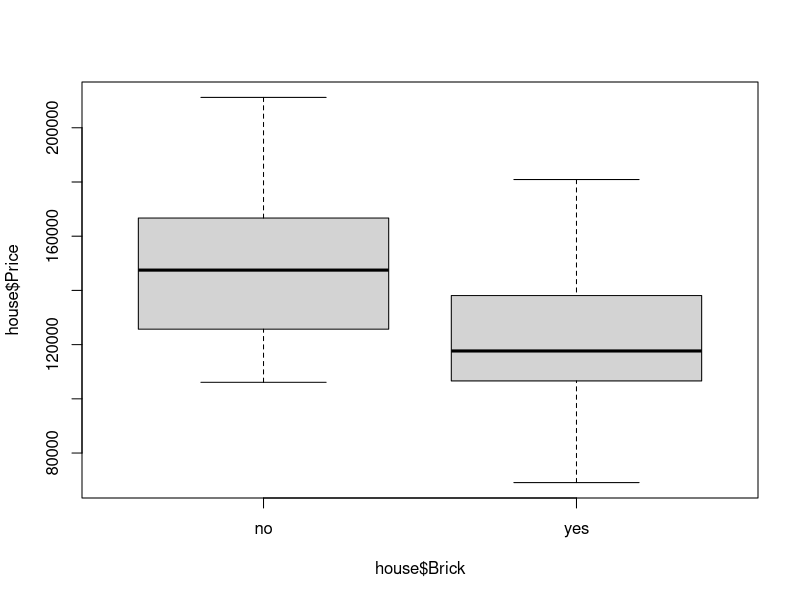
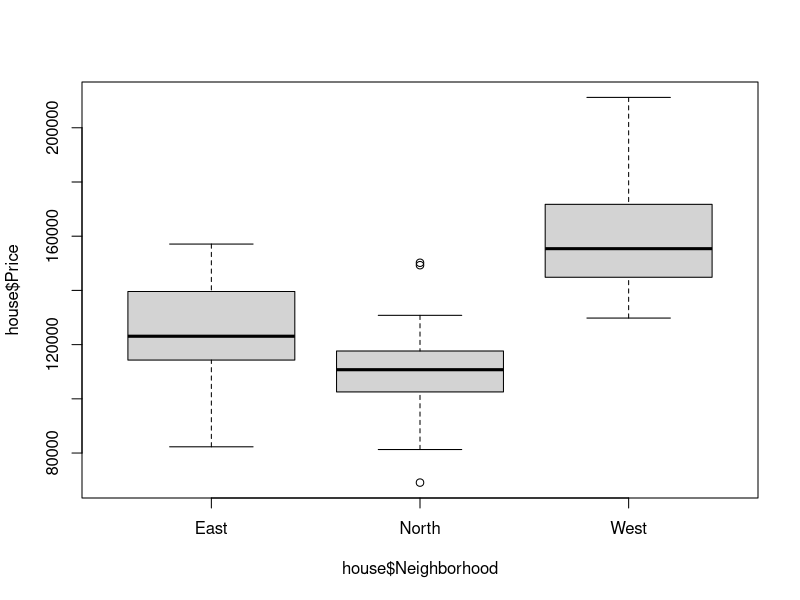
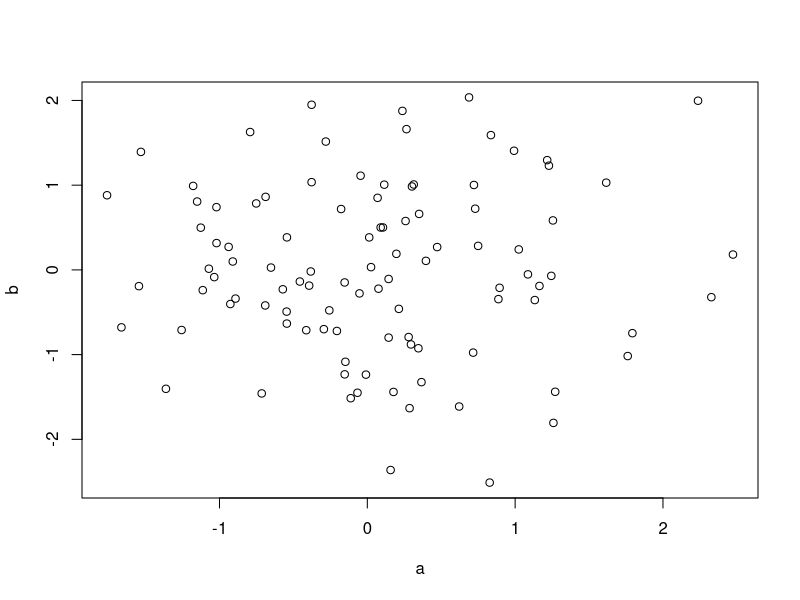
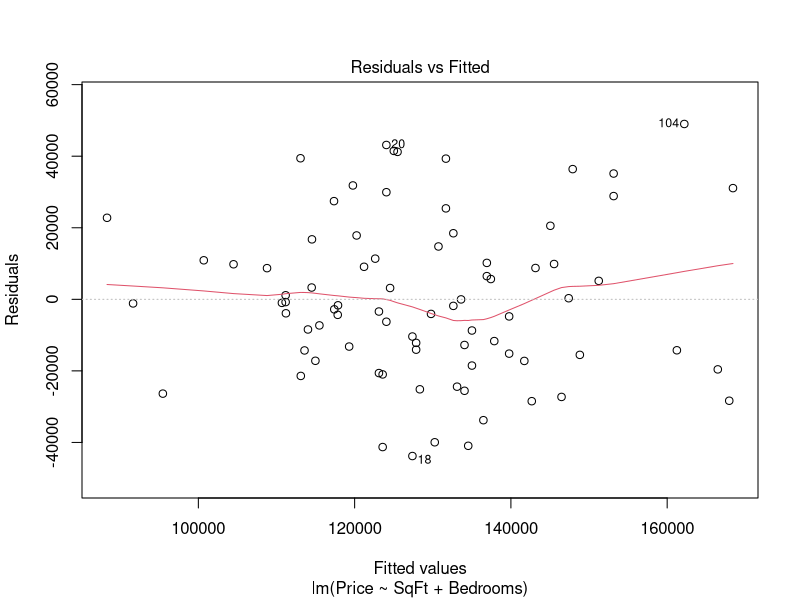
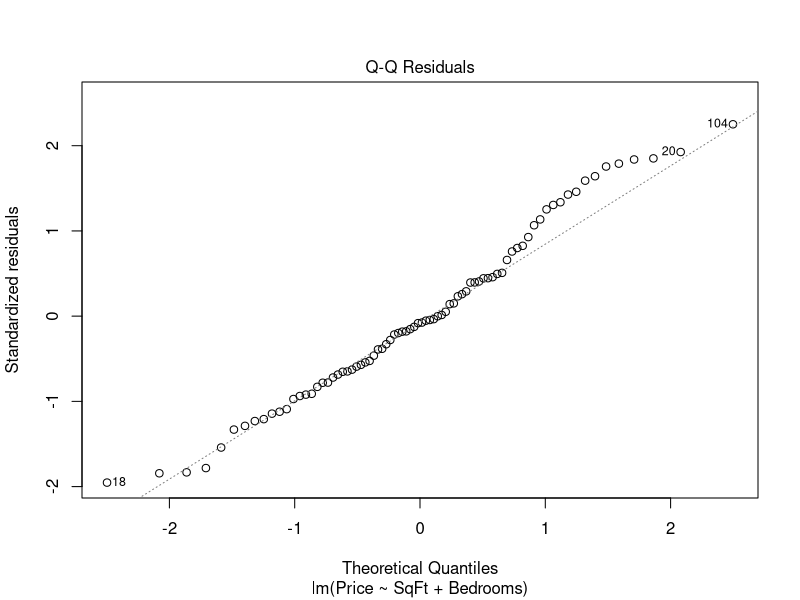
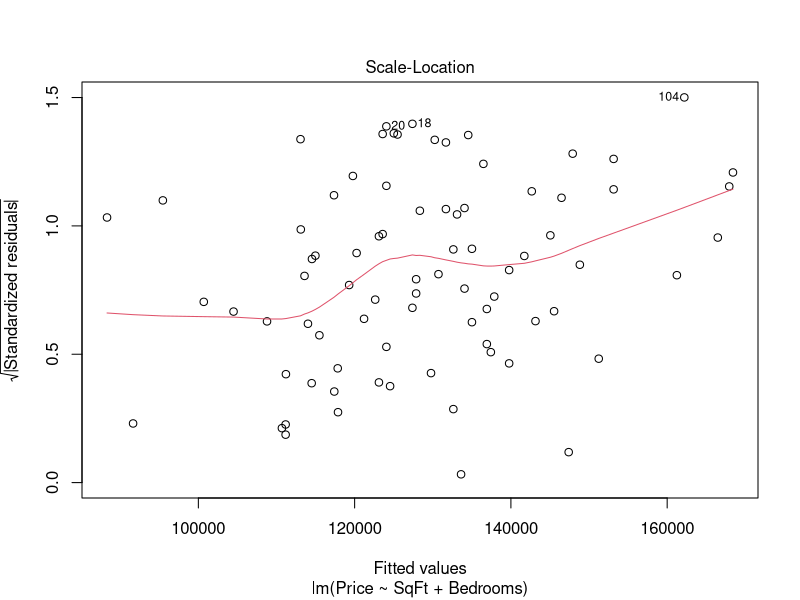
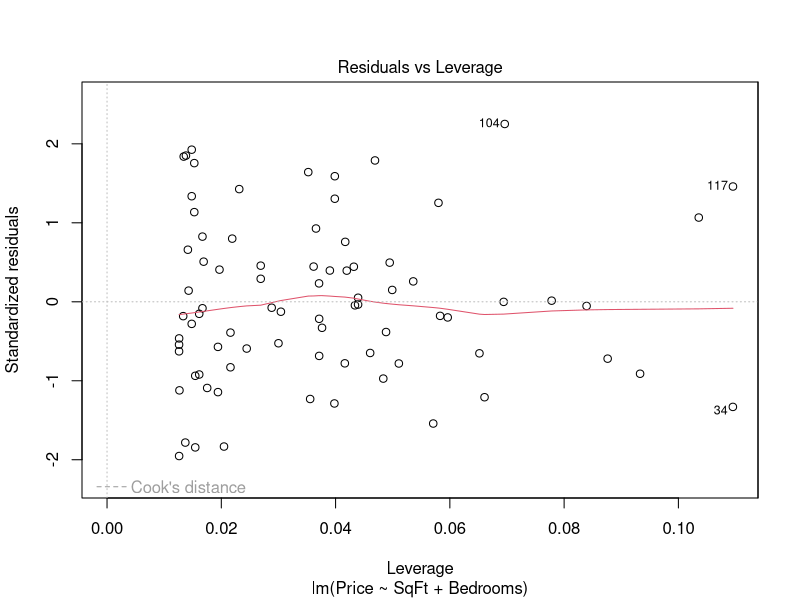
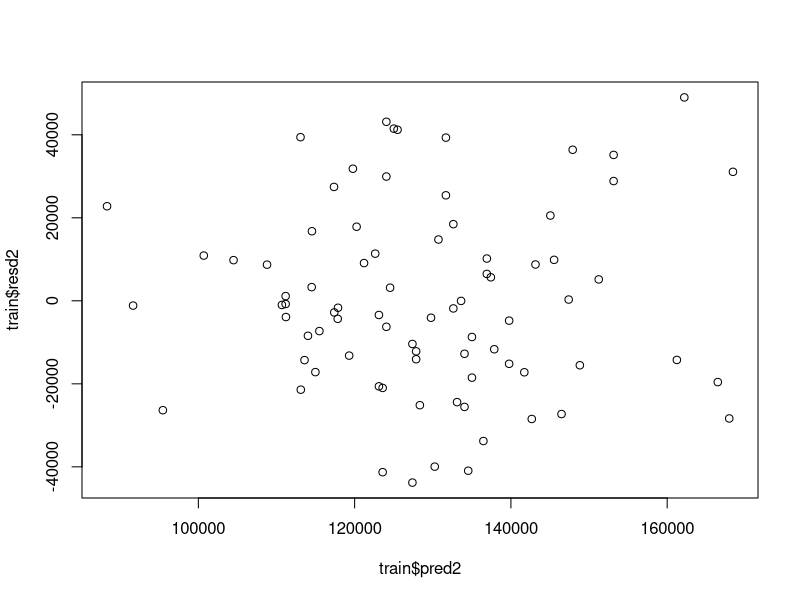

These charts were generated, in order, by the following R code:
setwd("D:/base-analytics-master/data")

house <- read.csv("house_prices.csv")

boxplot(house$Price ~house$Brick)
boxplot(house$Price ~house$Neighborhood)
out <- aov(house$Price ~house$Neighborhood)
summary(out)

a<- rnorm(100)
b <- rnorm(100)
cor(a,b)
plot(a,b)
a[100] <- 100

b[100] <- 100
cor(a,b)

cor(a,b,method="spearman")

## Create dummy

house$east <- ifelse(house$Neighborhood=="East",1,0)
house$west <- ifelse(house$Neighborhood=="West",1,0)
house$brickd <- ifelse(house$Brick=="yes",1,0)

# Split data in train and test
set.seed(1)
indexes <- sample(1:128, 80, replace=F)
train <- house[indexes,]
test <- house[-indexes,]

# Build model

fit1 <- lm(Price ~ SqFt, data = train)
summary(fit1)

fit2 <- lm(Price ~ SqFt + Bedrooms, data = train)
summary(fit2)
plot(fit2)
train$pred2 <- predict(fit2)
train$resd2 <- residuals(fit2)

plot(train$pred2, train$resd2)
hist(train$resd2)

### Validate your model

test$pred <- predict(fit2, newdata=test)
test$res <- test$Price - test$pred

plot(test$pred, test$res)
hist(test$res)

cor(test$Price,test$pred) * cor(test$Price,test$pred) 





fit2 <- lm(Price ~ SqFt + Bedrooms + Neighborhood:Brick, data = train)
summary(fit2)

fit2 <- lm(Price ~ SqFt + Bedrooms + SqFt * Bedrooms, data = train)
summary(fit2)


# Outliers

train$cook<-cooks.distance(fit2)
train_out<-train[train$cook < 4/(80-2-1),]


